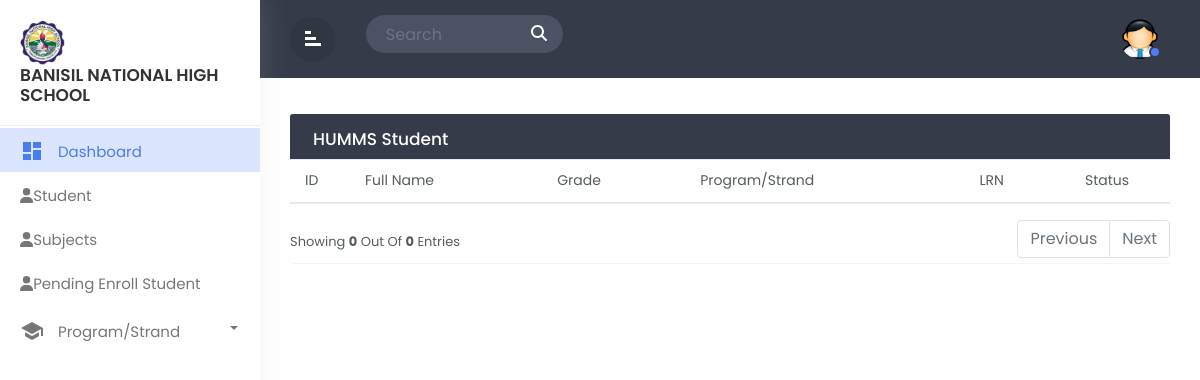
Page /admin_HUMMS.php on the earlier database version.
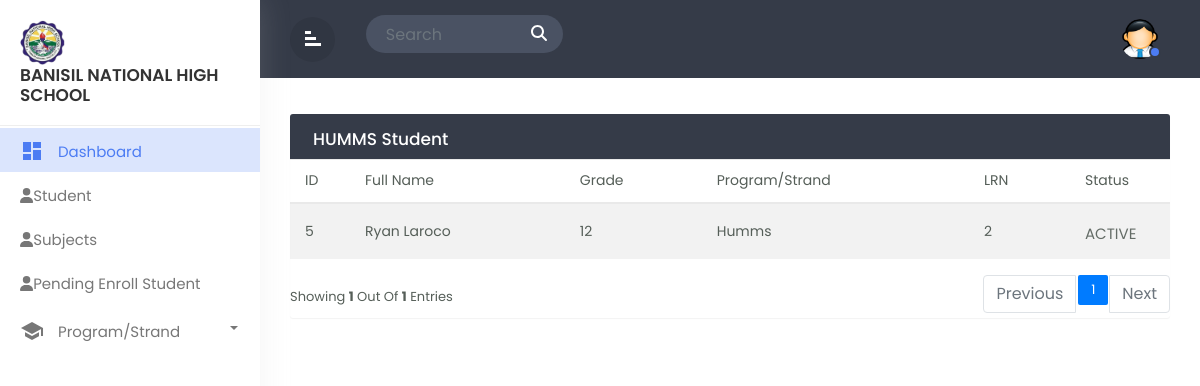
Same page on the later database version.
### tables this page shows
CREATE TABLE `tbl_userinfo` (
  `user_id` int(11) NOT NULL,
  `firstname` varchar(244) NOT NULL,
  `middlename` varchar(244) NOT NULL,
  `lastname` varchar(244) NOT NULL,
  `suffix` varchar(244) NOT NULL,
  `gender` varchar(244) NOT NULL,
  `birthday` date NOT NULL,
  `age` int(11) NOT NULL
);

CREATE TABLE `tbl_enrollment` (
  `enrollment_id` int(11) NOT NULL,
  `userinfo_id` int(11) NOT NULL,
  `admit_type` varchar(244) NOT NULL,
  `grade` varchar(244) NOT NULL,
  `program` varchar(244) NOT NULL,
  `term` varchar(244) NOT NULL,
  `lrn` int(11) NOT NULL,
  `lsa` varchar(244) NOT NULL
);

### admin_HUMMS.php (the view, shortened to what the changed rows need)
<!doctype html>
<html lang="en">
  <head>
        <link rel="stylesheet" href="css/bootstrap.min.css">
        <link rel="stylesheet" href="css/custom.css">
  </head>
  <body>
<div class="wrapper">
		<div id="content">
		   <div class="main-content">
			  <div class="row">
				<div class="col-md-12">
				<div class="table-wrapper">
    <div class="table-title">
      <div class="row">
        <div class="col-sm-6 p-0 d-flex justify-content-lg-start justify-content-center">
          <h2 class="ml-lg-2">HUMMS Student</h2>
        </div>
      </div>
    </div>
    <?php
    include 'dbcon.php';
    $limit = 5;
    $page = isset($_GET['page']) ? $_GET['page'] : 1;
    $sqlCount = "SELECT COUNT(*) AS total FROM tbl_userinfo
              JOIN tbl_user_level ON tbl_user_level.user_level_id = tbl_userinfo.user_id
              JOIN tbl_enrollment ON tbl_enrollment.userinfo_id = tbl_userinfo.user_id
              WHERE tbl_user_level.level = 'STUDENT' AND tbl_enrollment.program = 'HUMMS'";
    $resultCount = mysqli_query($conn, $sqlCount);
    $rowCount = mysqli_fetch_assoc($resultCount)['total'];
    $totalPages = ceil($rowCount / $limit);
    $offset = ($page - 1) * $limit;
    $sql = "SELECT tbl_userinfo.user_id, tbl_userinfo.firstname, tbl_userinfo.middlename, tbl_userinfo.lastname, tbl_userinfo.suffix, tbl_enrollment.userinfo_id, tbl_enrollment.admit_type, tbl_enrollment.grade, tbl_enrollment.program, tbl_enrollment.term, tbl_enrollment.lrn, tbl_enrollment.lsa, tbl_user_status.status, tbl_user_level.level
            FROM tbl_userinfo
            JOIN tbl_enrollment ON tbl_userinfo.user_id = tbl_enrollment.userinfo_id
            JOIN tbl_user_status ON tbl_userinfo.user_id = tbl_user_status.userinfo_id
            JOIN tbl_user_level ON tbl_userinfo.user_id = tbl_user_level.userinfo_id
            WHERE tbl_user_level.level = 'STUDENT' AND tbl_enrollment.program = 'HUMMS' AND tbl_user_status.status = '1'
            LIMIT $limit OFFSET $offset";
    $result = mysqli_query($conn, $sql);
    ?>
<table class="table table-striped table-hover" id="humms_table">
  <thead>
    <tr>
      <th>ID</th>
      <th>Full Name</th>
      <th>Grade</th>
      <th>Program/Strand</th>
      <th>LRN</th>
      <th>Status</th>
    </tr>
  </thead>
  <tbody>
    <?php foreach ($result as $row): ?>
      <tr>
        <td><?php echo $row['user_id'] ?></td>
        <td><?php echo $row['firstname'] . ' ' . $row['lastname']; ?></td>
        <td><?php echo $row['grade']; ?></td>
        <td><?php echo $row['program']; ?></td>
        <td><?php echo $row['lrn'] ?></td>
        <td>
        <?php
            if($row['status'] == 1){
              echo '<span class="active">ACTIVE</span>';
            } else {
              echo '<span class="inactive">INACTIVE</span>';
            }
        ?>
        </td>
      </tr>
    <?php endforeach; ?>
  </tbody>
</table>
<div class="clearfix">
<div class="hint-text">Showing <b><?php echo mysqli_num_rows($result) ?></b> out of <b><?php echo mysqli_num_rows($result) ?></b> entries</div>
  <ul class="pagination">
    <?php for ($i = 1; $i <= $totalPages; $i++): ?>
      <li class="page-item <?php if ($i == $page) echo 'active' ?>">
        <a href="?page=<?php echo $i ?>" class="page-link"><?php echo $i ?></a>
      </li>
    <?php endfor; ?>
  </ul>
</div>
</div>
			  </div>
		</div>
</div>
</div>
  </body>
  </html>

Differences in the rows shown:
added tbl_userinfo: user_id "5", firstname "Ryan", lastname "Laroco", tbl_enrollment.grade "12", tbl_enrollment.program "Humms", tbl_enrollment.lrn "2"
Other differences:
mysqli_num_rows($result): "0" → "1"
new list line: "1"
